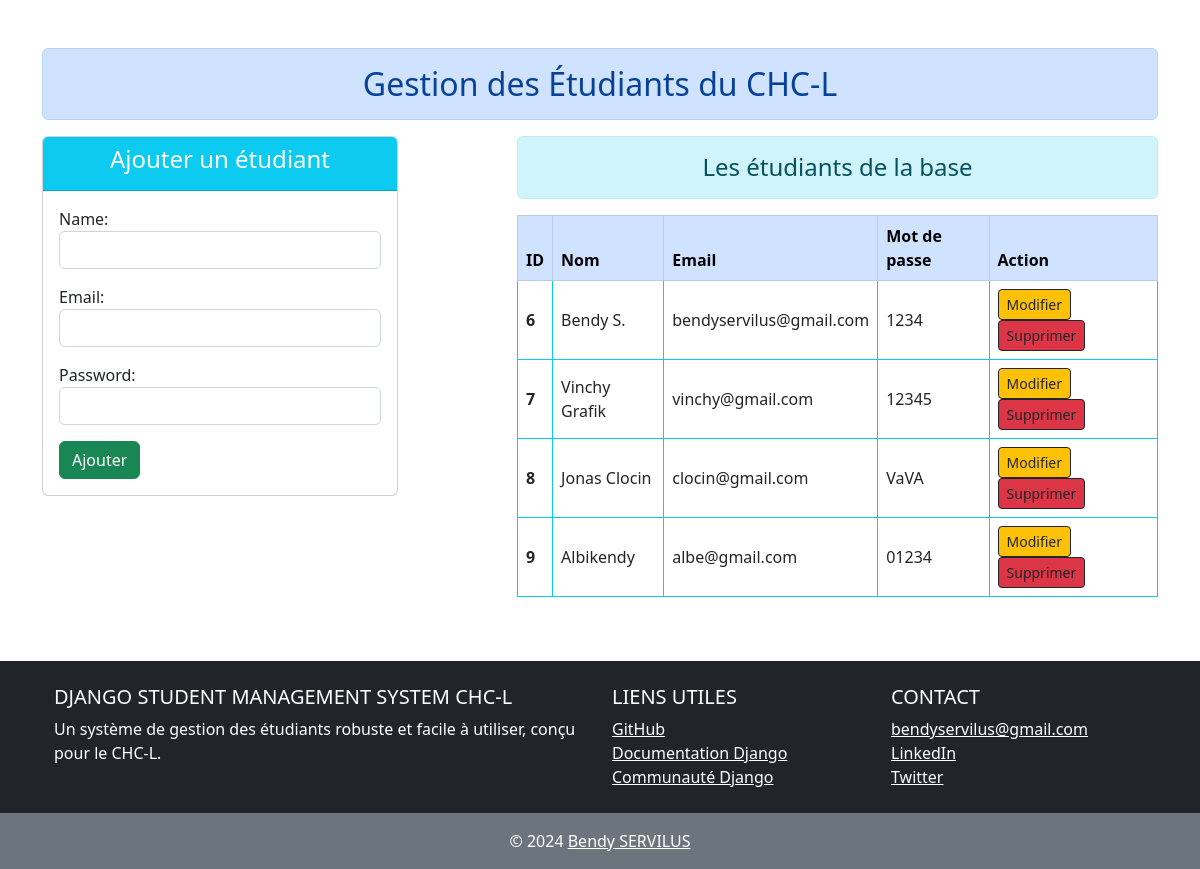
Before: / with the older database file.
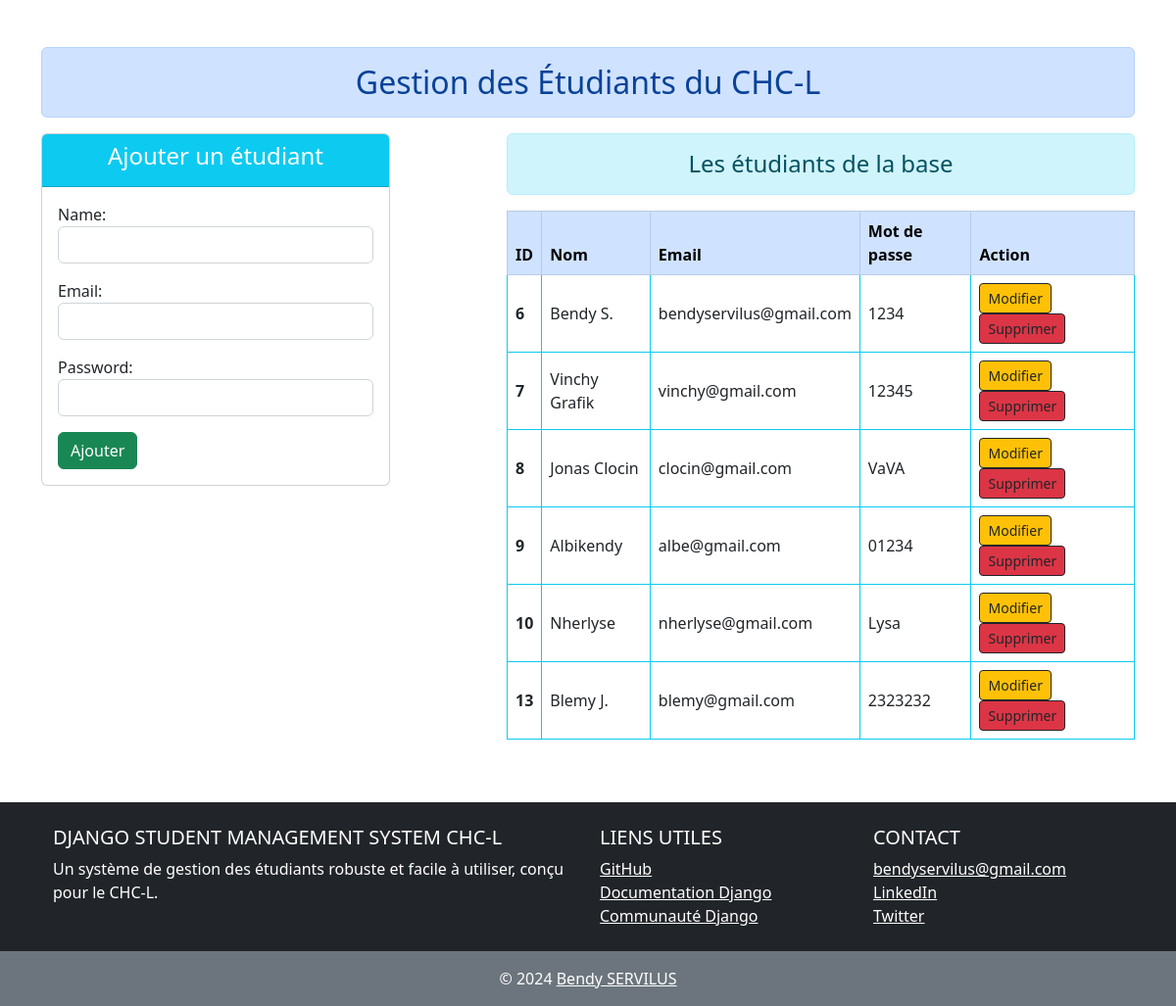
After: the same page with the newer database file.
### student/models.py (models this page shows, shortened)
class User(models.Model):
    name = models.CharField(max_length=70)  # Champ pour le nom de l'utilisateur, longueur maximale de 70 caractères
    email = models.CharField(max_length=100)  # Champ pour l'email de l'utilisateur, longueur maximale de 100 caractères
    password = models.CharField(max_length=100)  # Champ pour le mot de passe de l'utilisateur, longueur maximale de 100 caractères

### student/views.py (the view)
# urls.py: path('', views.add_show, name="addAndShow"),  # URL pour afficher la page d'ajout et de visualisation des étudiants
def add_show(request):
    if request.method == 'POST':
        fm = StudentRegistration(request.POST)
        if fm.is_valid():
            name = fm.cleaned_data["name"]
            email = fm.cleaned_data["email"]
            password = fm.cleaned_data["password"]
            req = User(name=name, email=email, password=password)
            req.save()
            fm = StudentRegistration()
    else:
        fm = StudentRegistration()
    student = User.objects.all()
    context = {
        'form': fm,
        'student': student,
    }
    return render(request, 'student/addAndShow.html', context)

### student/forms.py
class StudentRegistration(forms.ModelForm):
    class Meta:
        model = User  # Modèle à utiliser pour ce formulaire
        fields = ['name', 'email', 'password']  # Champs à inclure dans le formulaire
        widgets = {
            'name': forms.TextInput(attrs={'class': 'form-control'}),  # Champ de texte avec la classe CSS 'form-control'
            'email': forms.EmailInput(attrs={'class': 'form-control'}),  # Champ d'email avec la classe CSS 'form-control'
            'password': forms.PasswordInput(attrs={'class': 'form-control'}, render_value=True),  # Champ de mot de passe avec la classe CSS 'form-control'
        }

### student/templates/student/addAndShow.html (shortened to what this page needs)
{% extends "student/base.html" %}
{% block content %}
<div class="row">
    <div class="col-sm-4">
        <div class="card">
            <div class="card-header bg-info text-white">
                <h4 class="text-center">Ajouter un étudiant</h4>
            </div>
            <div class="card-body">
                <form action="" method="POST">
                    {{ form.as_p }}
                    <input type="submit" class="btn btn-success" value="Ajouter">
                </form>
            </div>
        </div>
    </div>
    <div class="col-sm-7 offset-1">
        <h4 class="text-center alert alert-info">Les étudiants de la base</h4>
        {% if student %}
        <table class="table table-bordered border-info align-middle">
            <thead class="table-primary">
              <tr>
                <th scope="col">ID</th>
                <th scope="col">Nom</th>
                <th scope="col">Email</th>
                <th scope="col">Mot de passe</th>
                <th scope="col">Action</th>
              </tr>
            </thead>
            <tbody>
            {% for stud in student %}
            <tr>
                <th scope="row">{{ stud.id }} </th>
                <td> {{ stud.name }} </td>
                <td> {{ stud.email }} </td>
                <td>{{ stud.password }}</td>
                <td>
                    <a href="{% url 'updatedata' stud.id %}" class="btn btn-warning btn-sm btn-outline-dark">Modifier</a>
                    <form action="{% url 'deletedata' stud.id %}" method="post" class="d-inline">
                        <input type="submit" class="btn btn-danger btn-sm btn-outline-dark" value="Supprimer">
                    </form>
                </td>
            </tr>
            {% endfor %}
            </tbody>
          </table>
        {% else %}
          <h4 class="text-center alert alert-warning">Pas d'informations dans la base de données</h4>
        {% endif %}
    </div>
</div>
{% endblock content %}

### student/templates/student/base.html (shortened to what this page needs)
{% load static %}
<!DOCTYPE html>
<html lang="en">
  <head>
    <link rel="stylesheet" href="{% static 'student/css/bootstrap.css' %}" />
  </head>
  <body>
    <div class="container mt-5">
      <h2 class="text-center alert alert-primary" role="alert">
        Gestion des Étudiants du CHC-L
      </h2>
      {% block content %} {% endblock content %}
    </div>
    <footer class="bg-dark text-white text-center text-lg-start mt-5">
      <div class="container p-4">
        <div class="row">
          <div class="col-lg-6 col-md-12 mb-4 mb-md-0">
            <h5 class="text-uppercase">
              Django Student Management System CHC-L
            </h5>
            <p>
              Un système de gestion des étudiants robuste et facile à utiliser,
              conçu pour le CHC-L.
            </p>
          </div>
          <div class="col-lg-3 col-md-6 mb-4 mb-md-0">
            <h5 class="text-uppercase">Liens utiles</h5>
            <ul class="list-unstyled mb-0">
              <li>
                <a
                  href="https://github.com/bendy2509/bendy2509-django_gestion_etudiant.git"
                  class="text-white"
                  >GitHub</a
                >
              </li>
              <li>
                <a
                  href="https://docs.djangoproject.com/en/stable/"
                  class="text-white"
                  >Documentation Django</a
                >
              </li>
              <li>
                <a
                  href="https://www.djangoproject.com/community/"
                  class="text-white"
                  >Communauté Django</a
                >
              </li>
            </ul>
          </div>
          <div class="col-lg-3 col-md-6 mb-4 mb-md-0">
            <h5 class="text-uppercase">Contact</h5>
            <ul class="list-unstyled mb-0">
              <li>
                <a href="mailto:bendyservilus@gmail.com" class="text-white"
                  >bendyservilus@gmail.com</a
                >
              </li>
              <li>
                <a
                  href="#"
                  class="text-white"
                  >LinkedIn</a
                >
              </li>
              <li>
                <a href="#" class="text-white"
                  >Twitter</a
                >
              </li>
            </ul>
          </div>
        </div>
      </div>
      <div class="text-center p-3 bg-secondary">
        © 2024
        <a class="text-white" href="https://github.com/bendy2509"
          >Bendy SERVILUS</a
        >
      </div>
    </footer>
  </body>
</html>

Changed rows visible on the page:
added User: id "10", name "Nherlyse", email "nherlyse@gmail.com", password "Lysa"
added User: id "13", name "Blemy J.", email "blemy@gmail.com", password "2323232"
